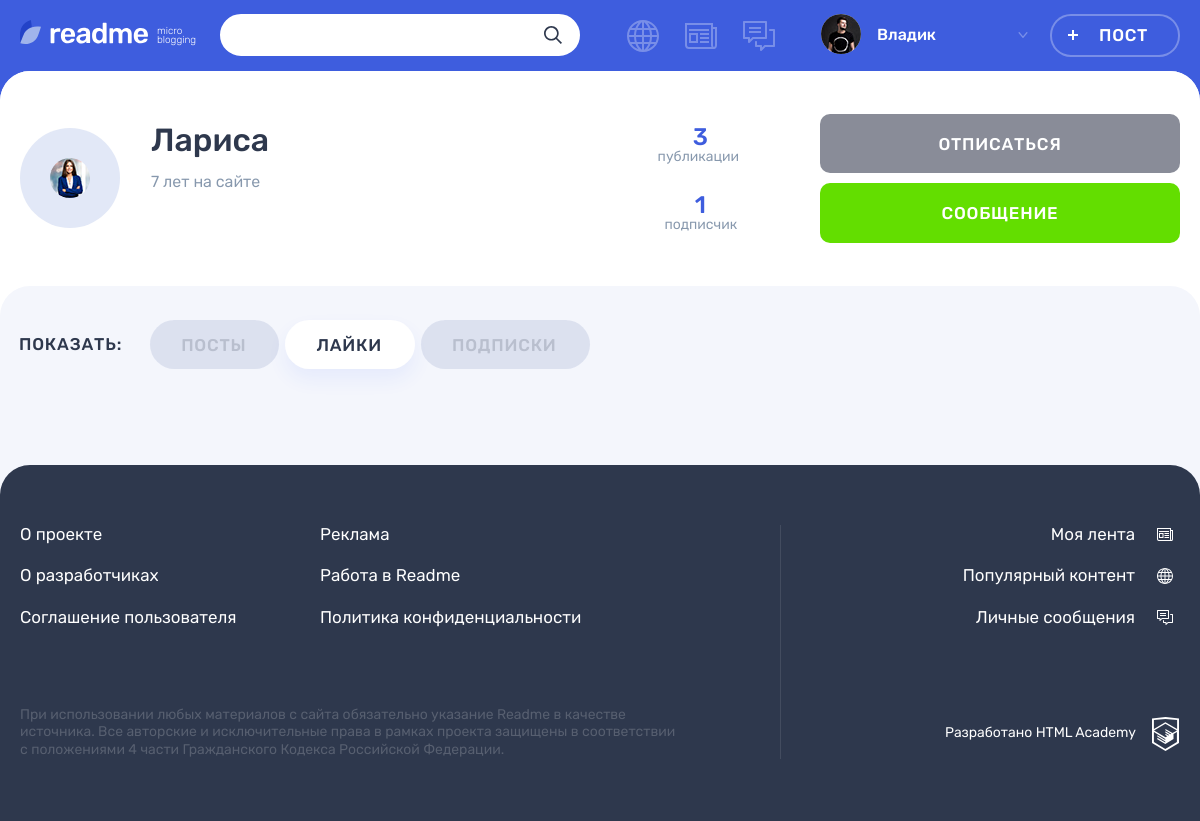
Screenshot of /profile.php?user_id=2&tab=likes (signed in) with the database file from the repository.
### tables this page shows
CREATE TABLE user
(
  id            INT AUTO_INCREMENT PRIMARY KEY,
  user_reg_dt   DATETIME DEFAULT CURRENT_TIMESTAMP,
  user_email    VARCHAR(128) NOT NULL UNIQUE,
  user_name     VARCHAR(64)  NOT NULL COMMENT 'имя пользователя',
  user_password CHAR(255)    NOT NULL,
  user_avatar   VARCHAR(255)
) COMMENT 'таблица зарегистрированных пользователей';

### helpers.php (called while the page is built, shortened)
<?php
function get_noun_plural_form(int $number, string $one, string $two, string $many): string
{
    $number = (int)$number;
    $mod10 = $number % 10;
    $mod100 = $number % 100;
    switch (true) {
        case ($mod10 > 5):
            return $many;
        case ($mod10 === 1):
            return $one;
        case ($mod10 >= 2 && $mod10 <= 4):
            return $two;
    }
}
function include_template($name, array $data = [])
{
    $name = 'templates/' . $name;
    extract($data);
    require $name;
    $result = ob_get_clean();
    return $result;
}

### utils.php (called while the page is built, shortened)
<?php
function format_date($date)
{
    $post_date = date_create($date);
    $current_date = date_create('now');
    $diff = date_diff($current_date, $post_date);
    $result = '';
    if ($diff->invert === 0) {
        $result = 'Дата ещё не наступила!';
    } else {
        $minutes_in_hour = 60;
        $hours_in_day = 24;
        $minutes = $diff->i;
        $hours = $diff->h;
        $days = $diff->days;
        if ($days === 0) {
            if ($minutes >= $minutes_in_hour / 2) {
                $hours++;
            }
            $result = $hours ?
                $hours . ' час' . get_noun_plural_form($hours, '', 'а', 'ов')
                :
                $minutes . ' минут' . get_noun_plural_form($minutes, 'у', 'ы', '');
        } else {
            $days_in_week = 7;
            $days_in_month = 30;
            $days_in_year = 365;
            $five_weeks = 35;
            $years = $diff->y;
            if ($hours >= $hours_in_day / 2) {
                $days++;
            }
            if ($days < $days_in_week) {
                $result = $days . ' ' . get_noun_plural_form($days, 'день', 'дня', 'дней');
            } elseif ($days < $five_weeks) {
                $weeks = round($days / $days_in_week);
                $result = $weeks . ' недел' . get_noun_plural_form($weeks, 'ю', 'и', 'ь');
            } elseif ($days < $days_in_year) {
                $months = round($days / $days_in_month);
                $result = $months . ' месяц' . get_noun_plural_form($months, '', 'а', 'ев');
            } elseif ($years) {
                $years = ($days >= $days_in_year / 2) ? $years++ : $years;
                $result = $years . ' ' . get_noun_plural_form($years, 'год', 'года', 'лет');
            }
        }
    }
    return $result;
}
function get_data_from_db(mysqli $src_db, string $query, string $mode = 'all')
{
    $result = mysqli_query($src_db, $query);
    switch ($mode) {
        case 'all':
            $data = mysqli_fetch_all($result, MYSQLI_ASSOC);
            break;
        case 'row':
            $data = mysqli_fetch_assoc($result);
            break;
        case 'col':
            $data = mysqli_fetch_all($result);
            $data = array_column($data, 0);
            break;
        case 'one':
            $data = mysqli_fetch_row($result)[0];
            break;
    }
    return $data;
}
function check_subscription($db, $user_id) {
    $query = 'SELECT id
              FROM follower_list
              WHERE following_user_id = ' . $_SESSION['user']['id'] . '
                  AND followed_user_id = ' . $user_id;
    return (bool)get_data_from_db($db, $query, 'one');
}

### templates/profile_template.php (the view, shortened to what this page needs)
<?php $auth_user = $_SESSION['user'];  ?>
<main class="page__main page__main--profile">
    <div class="profile profile--default">
        <div class="profile__user-wrapper">
            <div class="profile__user user container">
                <div class="profile__user-info user__info">
                    <div class="profile__avatar user__avatar">
                        <?php if ($user_data['user_avatar']): ?>
                            <img class="post-details__picture user__picture" src="<?= UPLOAD_PATH . $user_data['user_avatar']; ?>" alt="Аватар пользователя">
                        <?php endif; ?>
                    </div>
                    <div class="profile__name-wrapper user__name-wrapper">
                        <span class="profile__name user__name"><?= $user_data['user_name']; ?></span>
                        <time class="profile__user-time user__time" datetime="<?= $user_data['user_reg_dt']; ?>"><?= format_date($user_data['user_reg_dt']); ?> на сайте</time>
                    </div>
                </div>
                <div class="profile__rating user__rating">
                    <p class="profile__rating-item user__rating-item user__rating-item--publications">
                        <span class="user__rating-amount"><?= $user_data['post_count']; ?></span>
                        <span class="profile__rating-text user__rating-text">публикаци<?= get_noun_plural_form($user_data['post_count'], 'я', 'и', 'й'); ?></span>
                    </p>
                    <p class="profile__rating-item user__rating-item user__rating-item--subscribers">
                        <span class="user__rating-amount"><?= $user_data['follower_count']; ?></span>
                        <span class="profile__rating-text user__rating-text">подписчик<?= get_noun_plural_form($user_data['follower_count'], '', 'а', 'ов'); ?></span>
                    </p>
                </div>
                <div class="profile__user-buttons user__buttons">
                    <?php if ($already_subscribed): ?>
                        <a class="profile__user-button user__button user__button--subscription button button--quartz" href="subscribe.php?user_id=<?= $user_id; ?>">Отписаться</a>
                        <a class="profile__user-button user__button user__button--writing button button--green" href="messages.php?user_id=<?= $user_id; ?>">Сообщение</a>
                    <?php elseif ($auth_user['id'] === $user_id): ?>
                        <div></div>
                    <?php else: ?>
                        <a class="profile__user-button user__button user__button--subscription button button--main" href="subscribe.php?user_id=<?= $user_id; ?>">Подписаться</a>
                    <?php endif; ?>
                </div>
            </div>
        </div>
        <div class="profile__tabs-wrapper tabs">
            <div class="container">
                <div class="profile__tabs filters">
                    <b class="profile__tabs-caption filters__caption">Показать:</b>
                    <ul class="profile__tabs-list filters__list tabs__list">
                        <li class="profile__tabs-item filters__item">
                            <?php $profile_link = 'profile.php?user_id=' . $user_id . '&tab=';  ?>
                            <a class="profile__tabs-link filters__button tabs__item  button <?= $active_tab === 'posts' ? 'filters__button--active  tabs__item--active' : ''; ?>" href="<?= $profile_link; ?>posts">Посты</a>
                        </li>
                        <li class="profile__tabs-item filters__item">
                            <a class="profile__tabs-link filters__button tabs__item button <?= $active_tab === 'likes' ? 'filters__button--active  tabs__item--active' : ''; ?>" href="<?= $profile_link; ?>likes">Лайки</a>
                        </li>
                        <li class="profile__tabs-item filters__item">
                            <a class="profile__tabs-link filters__button tabs__item button <?= $active_tab === 'following' ? 'filters__button--active  tabs__item--active' : ''; ?>" href="<?= $profile_link; ?>following">Подписки</a>
                        </li>
                    </ul>
                </div>
            </div>
        </div>
    </div>
</main>

### rows the page displays
user: user_avatar (picture), user_name "Лариса", user_reg_dt "7 лет"

### other values shown
$user['user_name'] "Владик"
$user_data['post_count'] "3"
get_noun_plural_form($user_data['post_count'], 'я', 'и', 'й') "и"
$user_data['follower_count'] "1"
